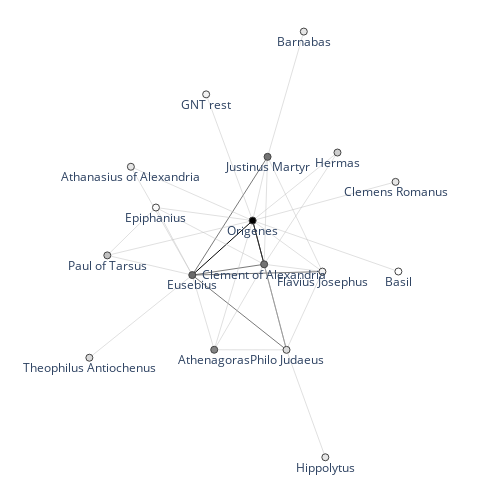

Notebook source saved alongside this figure:
### Code cell
reload(textnet)
fig = textnet.draw_2d_network(G)
fig.show()

### Figure 1 — Plotly figure (JSON) as saved in the notebook; plotly's stock layout.template omitted (floating-point values rounded to 4 significant figures)
{"data": [{"line": {"color": "#000000", "width": 1}, "mode": "lines", "type": "scatter", "x": [0.0116, 0.06187, null, 0.0116, -0.2525, null], "y": [0.0849, -0.1156, null, 0.0849, -0.165, null]}, {"line": {"color": "#404040", "width": 0.7}, "mode": "lines", "type": "scatter", "x": [0.07686, -0.2525, null, 0.0116, 0.1597, null, 0.06187, -0.2525, null, -0.2525, 0.1597, null, -0.2525, 0.3168, null], "y": [0.377, -0.165, null, 0.0849, -0.5076, null, -0.1156, -0.165, null, -0.165, -0.5076, null, -0.165, -0.1489, null]}, {"line": {"color": "#C0C0C0", "width": 0.5}, "mode": "lines", "type": "scatter", "x": [-0.6243, 0.0116, null, -0.6243, -0.2525, null, -0.6243, -0.4115, null, 0.6368, 0.0116, null, 0.2354, 0.07686, null, 0.3827, 0.0116, null, 0.3827, 0.06187, null, -0.1919, 0.0116, null, 0.07686, 0.0116, null, 0.07686, 0.06187, null, 0.07686, 0.3168, null, -0.1565, 0.0116, null, -0.1565, 0.06187, null, -0.1565, -0.2525, null, -0.1565, 0.1597, null, 0.0116, -0.4115, null, 0.0116, -0.5211, null, 0.0116, 0.6492, null, 0.0116, 0.3168, null, -0.7028, -0.2525, null, 0.06187, -0.4115, null, 0.06187, 0.1597, null, 0.06187, 0.3168, null, -0.2525, -0.4115, null, -0.2525, -0.5211, null, 0.3296, 0.1597, null, 0.1597, 0.3168, null], "y": [-0.07465, 0.0849, null, -0.07465, -0.165, null, -0.07465, 0.1447, null, 0.2622, 0.0849, null, 0.951, 0.377, null, 0.3967, 0.0849, null, 0.3967, -0.1156, null, 0.6633, 0.0849, null, 0.377, 0.0849, null, 0.377, -0.1156, null, 0.377, -0.1489, null, -0.5073, 0.0849, null, -0.5073, -0.1156, null, -0.5073, -0.165, null, -0.5073, -0.5076, null, 0.0849, 0.1447, null, 0.0849, 0.3316, null, 0.0849, -0.1486, null, 0.0849, -0.1489, null, -0.5437, -0.165, null, -0.1156, 0.1447, null, -0.1156, -0.5076, null, -0.1156, -0.1489, null, -0.165, 0.1447, null, -0.165, 0.3316, null, -1, -0.5076, null, -0.5076, -0.1489, null]}, {"hoverinfo": "text", "hovertext": ["3", "1", "1", "2", "1", "5", "4", "13", "1", "8", "10", "4", "2", "1", "1", "6", "5"], "marker": {"color": [43, 24, 24, 37, 17, 72, 65, 112, 31, 72, 75, 10, 24, 5, 24, 30, 16], "colorbar": {"thickness": 15, "title": {"side": "right", "text": "degree"}, "xanchor": "left"}, "colorscale": [[0, "rgb(255,255,255)"], [0.125, "rgb(240,240,240)"], [0.25, "rgb(217,217,217)"], [0.375, "rgb(189,189,189)"], [0.5, "rgb(150,150,150)"], [0.625, "rgb(115,115,115)"], [0.75, "rgb(82,82,82)"], [0.875, "rgb(37,37,37)"], [1, "rgb(0,0,0)"]], "line": {"width": 1}, "showscale": false, "size": 7}, "mode": "markers+text", "text": ["Paul of Tarsus", "Clemens Romanus", "Barnabas", "Hermas", "GNT rest", "Justinus Martyr", "Athenagoras", "Origenes", "Theophilus Antiochenus", "Clement of Alexandria", "Eusebius", "Epiphanius", "Athanasius of Alexandria", "Basil", "Hippolytus", "Philo Judaeus", "Flavius Josephus"], "textposition": "bottom center", "type": "scatter", "x": [-0.6243, 0.6368, 0.2354, 0.3827, -0.1919, 0.07686, -0.1565, 0.0116, -0.7028, 0.06187, -0.2525, -0.4115, -0.5211, 0.6492, 0.3296, 0.1597, 0.3168], "y": [-0.07465, 0.2622, 0.951, 0.3967, 0.6633, 0.377, -0.5073, 0.0849, -0.5437, -0.1156, -0.165, 0.1447, 0.3316, -0.1486, -1, -0.5076, -0.1489]}, {"hoverinfo": "text", "marker": {"opacity": 0}, "mode": "markers", "opacity": 0, "text": ["0", "0", "0", "0", "0", "0", "0", "0", "0", "0", "0", "0", "0", "0", "0", "0", "0", "0", "0", "0", "0", "0", "0", "0", "0", "0", "0", "0", "0", "0", "0", "0", "0", "0"], "type": "scatter", "x": [-0.3063, -0.4384, -0.5179, 0.3242, 0.1561, 0.1971, 0.2223, -0.09012, 0.04423, 0.06937, -0.08783, 0.1968, -0.07246, -0.04732, -0.2045, 0.001611, 0.03674, -0.1205, -0.1999, -0.2548, 0.3304, 0.08567, 0.1642, -0.4776, -0.09532, -0.1748, 0.1108, 0.1893, -0.332, -0.3868, -0.04639, 0.03214, 0.2447, 0.2383], "y": [0.005124, -0.1198, 0.03501, 0.1735, 0.664, 0.2408, 0.1406, 0.3741, 0.2309, 0.1307, 0.106, 0.114, -0.2112, -0.3114, -0.3362, -0.5075, -0.01534, -0.04006, 0.1148, 0.2082, -0.03185, -0.2114, -0.03201, -0.3544, -0.1403, 0.01455, -0.3116, -0.1322, -0.01017, 0.08327, -0.3363, -0.157, -0.7538, -0.3283]}], "layout": {"autosize": false, "height": 500, "hovermode": "closest", "margin": {"b": 10, "l": 10, "r": 10, "t": 10}, "plot_bgcolor": "rgba(0,0,0,0)", "showlegend": false, "title": {"font": {"size": 16}}, "width": 500, "xaxis": {"range": [-1.05, 1.05], "showgrid": false, "showticklabels": false, "zeroline": false}, "yaxis": {"range": [-1.15, 1.05], "showgrid": false, "showticklabels": false, "zeroline": false}}}
